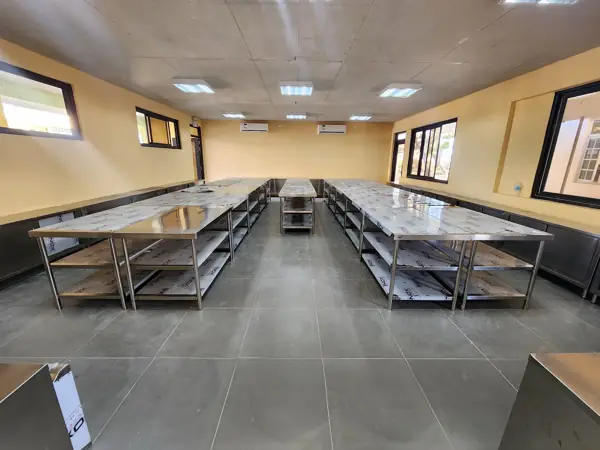
#> input picture site/img/projects/ispsc/02-thumb.webp, 600 x 450 px, found by its file name
$ python watermark-images.py
#> lines starting #> are read from the running program, lines starting #| are printed output that depends on the picture; pictures that were not available may be replaced by others from this repository, and a replacement may not be noted
#!/usr/bin/env python3
"""Watermark + copyright metadata for the public website photos.

    python3 scripts/watermark-images.py [dir ...]     (default: products projects pages)

- Un-watermarked masters live in private/img-masters/<same path> (gitignored, never
  published). The first run copies each site/img file there; every run rebuilds the
  public file FROM the master, so re-running never stacks watermarks.
- Images whose longest side is >= MIN_STAMP get a small mark (the Barro Kitchens cube +
  "barroindustries.com"), dark on light backgrounds, white on dark ones. Product cut-outs
  (shown object-fit:contain) get it bottom-right; project/page photos are shown
  object-fit:cover in many frame shapes, so theirs sits lower-centre, inside the area every
  crop keeps. Smaller thumbnails and NO_STAMP files get the metadata only.
- Every image gets XMP copyright metadata (dc:rights, dc:creator, xmpRights, IPTC
  creator contact + licensor URL) - Google Images reads these.
Dimensions never change (product-photos.json / width+height attributes stay valid).
"""
import os, shutil, sys
from PIL import Image, ImageDraw, ImageFont, ImageFilter

ROOT = os.path.dirname(os.path.dirname(os.path.abspath(__file__)))
SRC = os.path.join(ROOT, 'site', 'img')
MASTERS = os.path.join(ROOT, 'private', 'img-masters')
LOGO = os.path.join(ROOT, 'icons', 'barro-kitchens.png')
MIN_STAMP = 600
OPACITY = 0.42
TEXT = 'barroindustries.com'
YEAR = '2026'
RIGHTS = (f'© {YEAR} Barro Industries OPC (Barro Kitchens). All rights reserved. '
          'Photos may not be reused without written permission.')
EXTS = ('.webp', '.jpg', '.jpeg', '.png')
# The homepage hero background (full-bleed, text over it): metadata only, no visible mark.
NO_STAMP = {'projects/ispsc/01.webp', 'projects/ispsc/01-thumb.webp'}

XMP = f'''<?xpacket begin="" id="W5M0MpCehiHzreSzNTczkc9d"?>
<x:xmpmeta xmlns:x="adobe:ns:meta/">
 <rdf:RDF xmlns:rdf="http://www.w3.org/1999/02/22-rdf-syntax-ns#">
  <rdf:Description rdf:about=""
    xmlns:dc="http://purl.org/dc/elements/1.1/"
    xmlns:xmpRights="http://ns.adobe.com/xap/1.0/rights/"
    xmlns:photoshop="http://ns.adobe.com/photoshop/1.0/"
    xmlns:Iptc4xmpCore="http://iptc.org/std/Iptc4xmpCore/1.0/xmlns/"
    xmlns:plus="http://ns.useplus.org/ldf/xmp/1.0/"
    xmpRights:Marked="True"
    xmpRights:WebStatement="https://barroindustries.com/#copyright"
    photoshop:Credit="Barro Industries OPC"
    photoshop:Source="barroindustries.com">
   <dc:creator><rdf:Seq><rdf:li>Barro Industries OPC</rdf:li></rdf:Seq></dc:creator>
   <dc:rights><rdf:Alt><rdf:li xml:lang="x-default">{RIGHTS}</rdf:li></rdf:Alt></dc:rights>
   <xmpRights:UsageTerms><rdf:Alt><rdf:li xml:lang="x-default">Not licensed for reuse. Contact hello@barroindustries.com for permission.</rdf:li></rdf:Alt></xmpRights:UsageTerms>
   <Iptc4xmpCore:CreatorContactInfo rdf:parseType="Resource">
    <Iptc4xmpCore:CiEmailWork>hello@barroindustries.com</Iptc4xmpCore:CiEmailWork>
    <Iptc4xmpCore:CiUrlWork>https://barroindustries.com/</Iptc4xmpCore:CiUrlWork>
   </Iptc4xmpCore:CreatorContactInfo>
   <plus:Licensor><rdf:Seq><rdf:li rdf:parseType="Resource">
    <plus:LicensorName>Barro Industries OPC</plus:LicensorName>
    <plus:LicensorURL>https://barroindustries.com/#copyright</plus:LicensorURL>
   </rdf:li></rdf:Seq></plus:Licensor>
  </rdf:Description>
 </rdf:RDF>
</x:xmpmeta>
<?xpacket end="w"?>'''.encode('utf-8')


def font(px):
    for f in ('/System/Library/Fonts/Helvetica.ttc', '/System/Library/Fonts/Supplemental/Arial.ttf',
              '/Library/Fonts/Arial.ttf', '/usr/share/fonts/truetype/dejavu/DejaVuSans.ttf'):
        if os.path.exists(f):
            try:
                return ImageFont.truetype(f, px, index=1) if f.endswith('.ttc') else ImageFont.truetype(f, px)
            except Exception:
                return ImageFont.truetype(f, px)
    return ImageFont.load_default()


_LOGO_MASK = None
def logo_mask():
    """The white parts of the cube logo as an alpha mask (navy background dropped)."""
    global _LOGO_MASK
    if _LOGO_MASK is None:
        im = Image.open(LOGO).convert('RGB')
        r, g, b = im.split()
        # alpha = how close the pixel is to white (min channel), so yellow/navy fall away
        px_r, px_g, px_b = r.load(), g.load(), b.load()
        a = Image.new('L', im.size)
        pa = a.load()
        for y in range(im.size[1]):
            for x in range(im.size[0]):
                m = min(px_r[x, y], px_g[x, y], px_b[x, y])
                pa[x, y] = 0 if m < 140 else min(255, (m - 140) * 255 // 90)
        _LOGO_MASK = a.crop(a.getbbox())
    return _LOGO_MASK


def stamp(im, corner_mode=True):
    w, h = im.size
    short = min(w, h)
    logo_h = max(28, round(short * 0.075))
    text_px = max(11, round(logo_h * 0.36))
    margin = max(10, round(short * 0.03))
    gap = round(logo_h * 0.22)

    lm = logo_mask()
    lm = lm.resize((round(lm.size[0] * logo_h / lm.size[1]), logo_h), Image.LANCZOS)
    f = font(text_px)
    tb = ImageDraw.Draw(Image.new('L', (1, 1))).textbbox((0, 0), TEXT, font=f)
    tw, th = tb[2] - tb[0], tb[3] - tb[1]

    bw = lm.size[0] + gap + tw
    bh = logo_h
    if corner_mode:
        x0, y0 = w - margin - bw, h - margin - bh
    else:  # lower-centre: survives 2:1 crops of 4:3, 4:3 crops of 3:4 and phone side-crops
        x0, y0 = (w - bw) // 2, round(h * 0.74) - bh

    # colour from the corner it sits on: dark mark on light photos, white on dark
    corner = im.convert('L').crop((max(0, x0 - 4), max(0, y0 - 4), w, h))
    mean = sum(i * c for i, c in enumerate(corner.histogram())) / max(1, corner.size[0] * corner.size[1])
    light = mean > 150
    ink = (11, 26, 58) if light else (255, 255, 255)
    halo = (255, 255, 255) if light else (0, 0, 0)

    mask = Image.new('L', (w, h), 0)
    mask.paste(lm, (x0, y0))
    ImageDraw.Draw(mask).text((x0 + lm.size[0] + gap - tb[0], y0 + (bh - th) // 2 - tb[1]),
                              TEXT, font=f, fill=255)
    # soft halo so the mark reads on busy backgrounds
    shadow = mask.filter(ImageFilter.GaussianBlur(max(1, logo_h // 14)))
    base = im.convert('RGBA')
    base.alpha_composite(Image.merge('RGBA', (*[Image.new('L', (w, h), c) for c in halo],
                                              shadow.point(lambda v: int(v * OPACITY * 0.5)))))
    base.alpha_composite(Image.merge('RGBA', (*[Image.new('L', (w, h), c) for c in ink],
                                              mask.point(lambda v: int(v * OPACITY)))))
    return base.convert(im.mode if im.mode in ('RGB', 'RGBA') else 'RGB')


def process(rel):
    pub = os.path.join(SRC, rel)
    master = os.path.join(MASTERS, rel)
    if not os.path.exists(master):
        os.makedirs(os.path.dirname(master), exist_ok=True)
        shutil.copy2(pub, master)
    im = Image.open(master)
    im.load()
    stamped = max(im.size) >= MIN_STAMP and rel.replace(os.sep, '/') not in NO_STAMP
    out = stamp(im, rel.startswith('products')) if stamped else (im if im.mode in ('RGB', 'RGBA') else im.convert('RGB'))
    ext = os.path.splitext(rel)[1].lower()
    if ext == '.webp':
        out.save(pub, 'WEBP', quality=82, method=6, xmp=XMP)
    elif ext in ('.jpg', '.jpeg'):
        out.convert('RGB').save(pub, 'JPEG', quality=84, optimize=True, progressive=True, xmp=XMP)
    else:
        out.save(pub, 'PNG', optimize=True)
    return stamped


def main():
    dirs = sys.argv[1:] or ['products', 'projects', 'pages']
    n = s = 0
    for d in dirs:
        for dp, _, fs in os.walk(os.path.join(SRC, d)):
            for fn in sorted(fs):
                if fn.lower().endswith(EXTS):
                    rel = os.path.relpath(os.path.join(dp, fn), SRC)
                    s += process(rel)
#> in process, im is the input picture: PIL image 600x450 RGB; mean R, G, B 134, 125.2, 113.5
#> in logo_mask, `r, g, b = im.split()`:
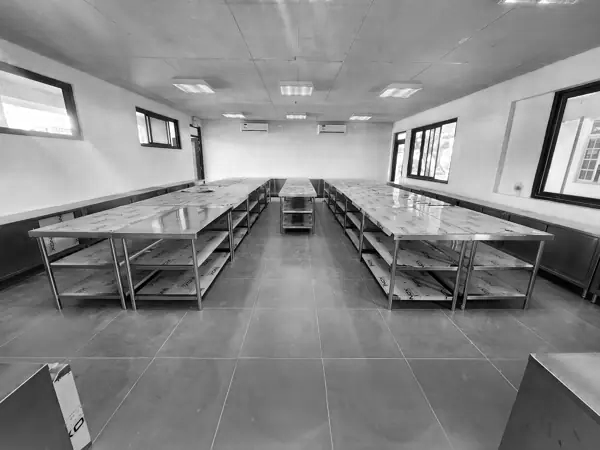
#> r: PIL image 600x450 L; min 0, max 255, mean 134
#> in logo_mask, `r, g, b = im.split()`:
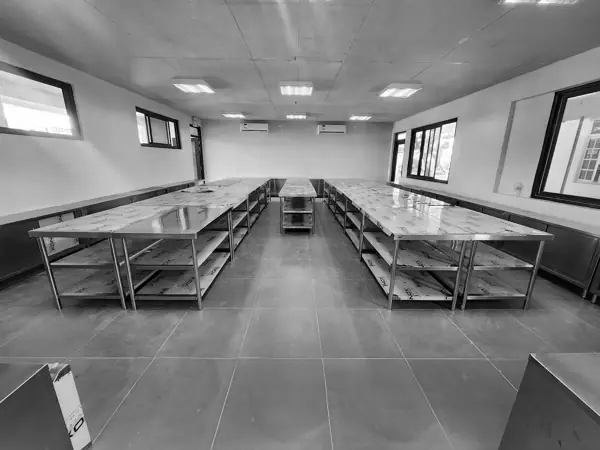
#> g: PIL image 600x450 L; min 0, max 255, mean 125.2
#> in logo_mask, `r, g, b = im.split()`:
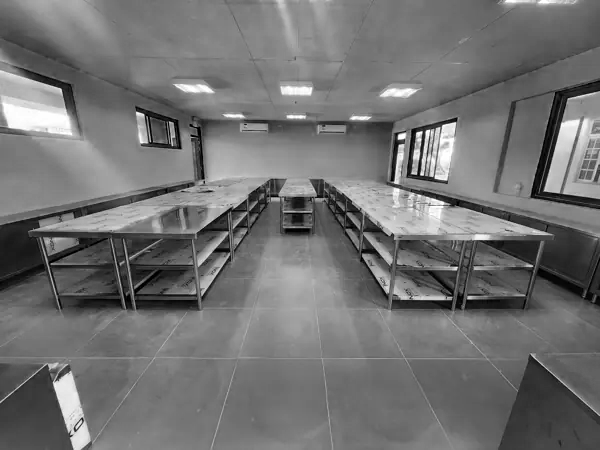
#> b: PIL image 600x450 L; min 0, max 255, mean 113.5
#> in logo_mask, `a = Image.new('L', im.size)`: a: PIL image 600x450 L; every value is 0
#> in logo_mask, `_LOGO_MASK = a.crop(a.getbbox())`:
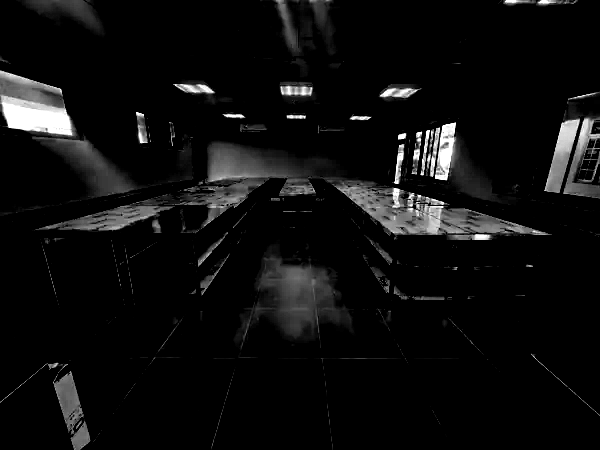
#> _LOGO_MASK: PIL image 600x450 L; min 0, max 255, mean 14.2
#> in stamp, `lm = lm.resize((round(lm.size[0] * logo_h / lm.size[1]), logo_h), Imag..`:
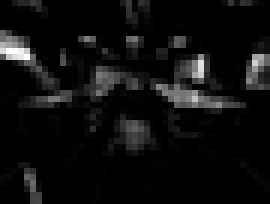
#> lm: PIL image 45x34 L (shown 6 times larger); min 0, max 255, mean 14.8
#> in stamp, `corner = im.convert('L').crop((max(0, x0 - 4), max(0, y0 - 4), w, h))`:
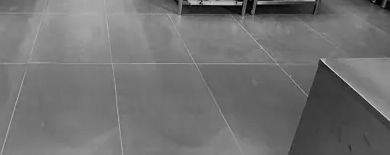
#> corner: PIL image 390x155 L; min 0, max 218, mean 113.6
#> in stamp, `mean = sum(i * c for i, c in enumerate(corner.histogram())) / max(1, c..`: mean = 113.6
#> in stamp, `light = mean > 150`: light = False
#> in stamp, `ink = (11, 26, 58) if light else (255, 255, 255)`: ink = (255, 255, 255)
#> in stamp, `halo = (255, 255, 255) if light else (0, 0, 0)`: halo = (0, 0, 0)
#> in stamp, `mask.paste(lm, (x0, y0))`:
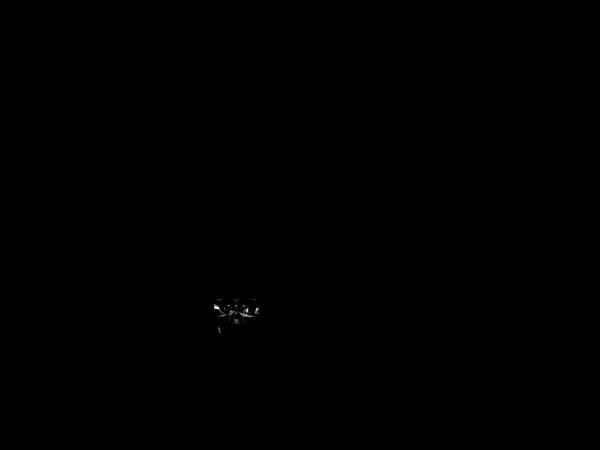
#> mask: PIL image 600x450 L; min 0, max 255, mean 0.1
#> s = 1
                    n += 1
    print(f'watermark: {n} images ({s} stamped, {n - s} metadata only); masters in private/img-masters/')


if __name__ == '__main__':
    main()
